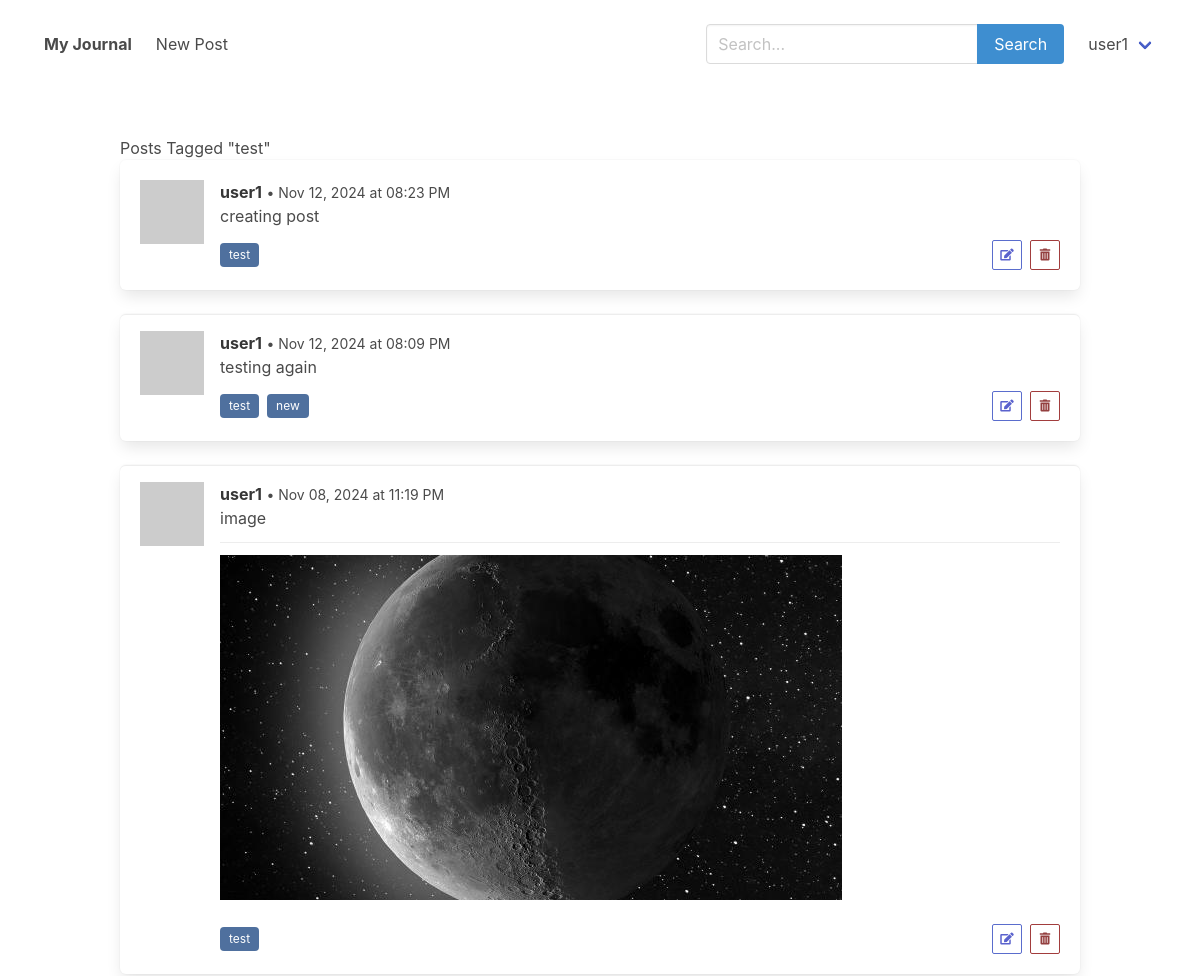
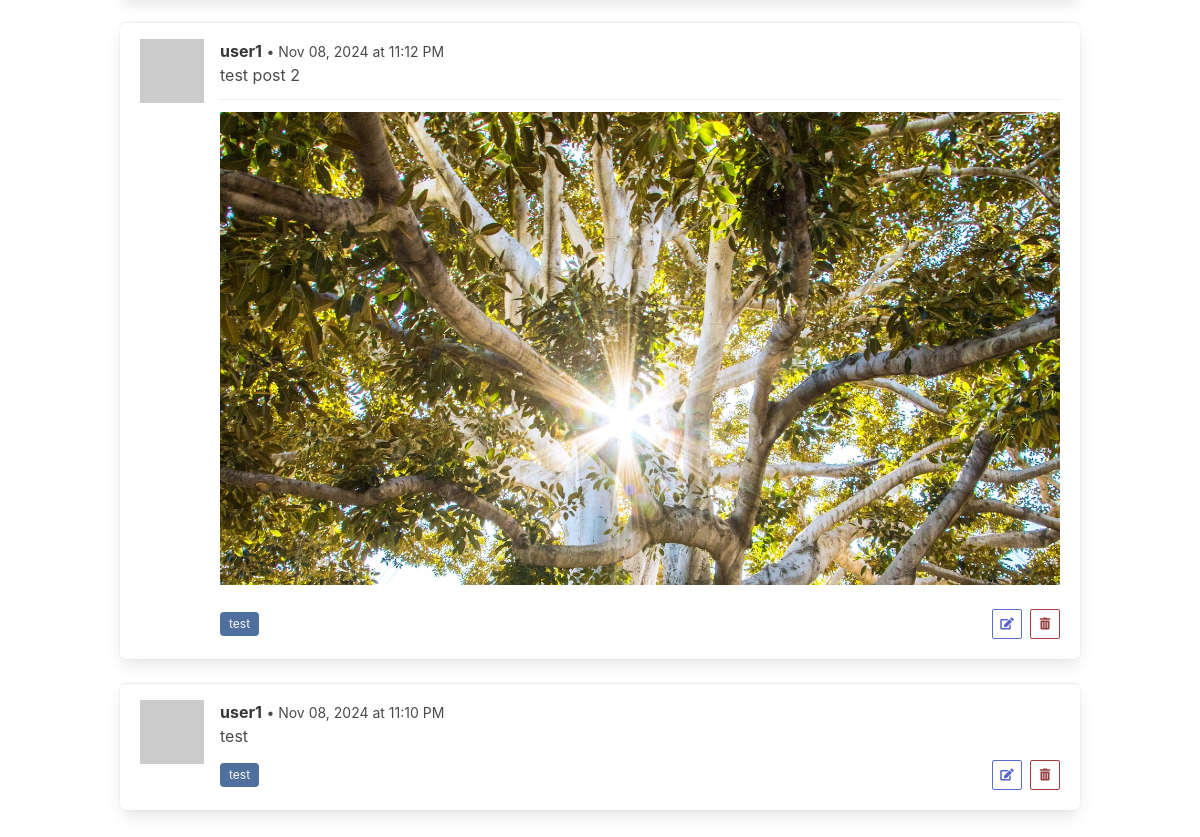
Page /tag/test (signed in) on the committed database (2 pictures, top to bottom).
### app.py (models this page shows, shortened)
class User(UserMixin, db.Model):
    __tablename__ = 'users'
    id = db.Column(db.Integer, primary_key=True)
    username = db.Column(db.String(64), unique=True, nullable=False)
    password_hash = db.Column(db.String(128), nullable=False)
    posts = db.relationship('Post', backref='author', lazy=True)

class Post(db.Model):
    __tablename__ = 'posts'
    id = db.Column(db.Integer, primary_key=True)
    content = db.Column(db.Text, nullable=False)
    timestamp = db.Column(db.DateTime, default=datetime.utcnow)
    media_filename = db.Column(db.String(255))
    user_id = db.Column(db.Integer, db.ForeignKey('users.id'), nullable=False)
    tags = db.relationship('Tag', secondary=post_tags, back_populates='posts',lazy='dynamic')

class Tag(db.Model):
    __tablename__ = 'tags'
    id = db.Column(db.Integer, primary_key=True)
    name = db.Column(db.String(30), unique=True, nullable=False)
    posts = db.relationship('Post', secondary=post_tags, back_populates='tags',lazy='dynamic')

### app.py (the view)
@app.route('/tag/<string:tag_name>')
@login_required
def tag_posts(tag_name):
    tag = Tag.query.filter_by(name=tag_name).first_or_404()
    posts = tag.posts.order_by(Post.timestamp.desc()).all()
    return render_template('tag_posts.html', posts=posts, tag_name=tag_name)

### app.py (called while the page is built)
@login_manager.user_loader
def load_user(user_id):
    return db.session.get(User, int(user_id))

### templates/tag_posts.html (shortened to what this page needs)
{% extends "base.html" %}
{% block content %}
<h1>Posts Tagged "{{ tag_name }}"</h1>
{% if posts %}
{% for post in posts %}
    {% include '_post.html' %}
{% endfor %}
{% else %}
    <p>No posts with this tag.</p>
{% endif %}
{% endblock %}

### templates/base.html (shortened to what this page needs)
<!doctype html>
<html lang="en">
<head>
    <link rel="stylesheet" href="https://cdn.jsdelivr.net/npm/bulma@0.9.4/css/bulma.min.css">
    <link rel="stylesheet" href="https://cdnjs.cloudflare.com/ajax/libs/font-awesome/5.15.3/css/all.min.css">
    <link rel="stylesheet" href="{{ url_for('static', filename='css/custom.css') }}">
    <link rel="stylesheet" href="{{ url_for('static', filename='css/style.css') }}">
</head>
<body>
    <nav class="navbar is-spaced">
        <div class="navbar-brand">
            <a class="navbar-item" href="{{ url_for('index') }}">
                <strong>My Journal</strong>
            </a>
        </div>
        <div id="navbarMenu" class="navbar-menu">
            {% if current_user.is_authenticated %}
                <div class="navbar-start">
                    <a class="navbar-item" href="{{ url_for('create_post') }}">New Post</a>
                </div>
                <div class="navbar-end">
                    <div class="navbar-item">
                        <form action="{{ url_for('search') }}" method="get">
                            <div class="field has-addons">
                                <div class="control">
                                    <input class="input" type="text" name="q" placeholder="Search...">
                                </div>
                                <div class="control">
                                    <button type="submit" class="button is-info">
                                        Search
                                    </button>
                                </div>
                            </div>
                        </form>
                    </div>
                    <div class="navbar-item has-dropdown is-hoverable">
                        <a class="navbar-link">
                            {{ current_user.username }}
                        </a>
                    </div>
                </div>
            {% endif %}
        </div>
    </nav>
    <section class="section">
        <div class="container">
            {% block content %}{% endblock %}
        </div>
    </section>
</body>
</html>

### templates/_post.html
<article class="media box">
    <figure class="media-left">
        <p class="image is-64x64">
            <img src="https://via.placeholder.com/128x128.png?text=User">
        </p>
    </figure>
    <div class="media-content">
        <div class="content">
            <p>
                <strong>{{ post.author.username }}</strong>
                <small> • {{ post.timestamp.strftime('%b %d, %Y at %I:%M %p') }}</small>
                <br>
                <span class="post-content">{{ post.content }}</span>
            </p>
        </div>
        {% if post.media_filename %}
            <div class="media">
                {% if post.media_filename.endswith(('.png', '.jpg', '.jpeg', '.gif')) %}
                    <figure class="image">
                        <img src="{{ url_for('static', filename='uploads/' + post.media_filename) }}" alt="Image">
                    </figure>
                {% elif post.media_filename.endswith(('.mp4', '.mov', '.avi')) %}
                    <video controls class="video">
                        <source src="{{ url_for('static', filename='uploads/' + post.media_filename) }}">
                        Your browser does not support the video tag.
                    </video>
                {% endif %}
            </div><br>
        {% endif %}
        <nav class="level is-mobile">
            <div class="level-left">
                <div class="tags are-small">
                    {% for tag in post.tags %}
                    <a href="{{ url_for('tag_posts', tag_name=tag.name) }}" class="tag is-tag-color">{{ tag.name }}</a>
                    {% endfor %}
                </div>
            </div>
            <div class="level-right">
                {% if post.author == current_user %}
                    <a href="{{ url_for('edit_post', post_id=post.id) }}"
                        class="button is-small is-edit is-outlined mr-2"
                        aria-label="Edit Post" title="Edit Post">
                        <span class="icon is-small">
                            <i class="fas fa-edit"></i>
                        </span>
                    </a>
                    <form action="{{ url_for('delete_post', post_id=post.id) }}" method="post" style="display:inline;">
                        <button type="submit" class="button is-small is-delete is-outlined" onclick="return confirm('Are you sure you want to delete this post?');" aria-label="Delete Post" title="Delete Post">
                            <span class="icon is-small">
                                <i class="fas fa-trash-alt"></i>
                            </span>
                        </button>
                    </form>
                {% endif %}
            </div>
        </nav>
    </div>
</article>

### static/css/custom.css (style rules this page uses)
:root { --primary: #4a4a4a; --link: #3273dc; }

### static/css/style.css (style rules this page uses)
.tag.is-tag-color { background-color: #4f709e; color: #ffffff; }
.button.is-edit.is-outlined { background-color: transparent; color: #5a62cd; border-color: #5a6dcd; }
.button.is-delete.is-outlined { background-color: transparent; color: #943f3f; border-color: #a23d3d; }

### rows in the picture
User: username "user1"
Post: author.username "user1", timestamp "Nov 12, 2024 at 08:23 PM", content "creating post"
Tag: name "test"
Post: author.username "user1", timestamp "Nov 12, 2024 at 08:09 PM", content "testing again"
Tag: name "new"
Post: author.username "user1", timestamp "Nov 08, 2024 at 11:19 PM", content "image", media_filename (picture)
Post: author.username "user1", timestamp "Nov 08, 2024 at 11:12 PM", content "test post 2", media_filename (picture)
Post: author.username "user1", timestamp "Nov 08, 2024 at 11:10 PM", content "test"

### other values in the picture
{{ tag_name }} "test"
